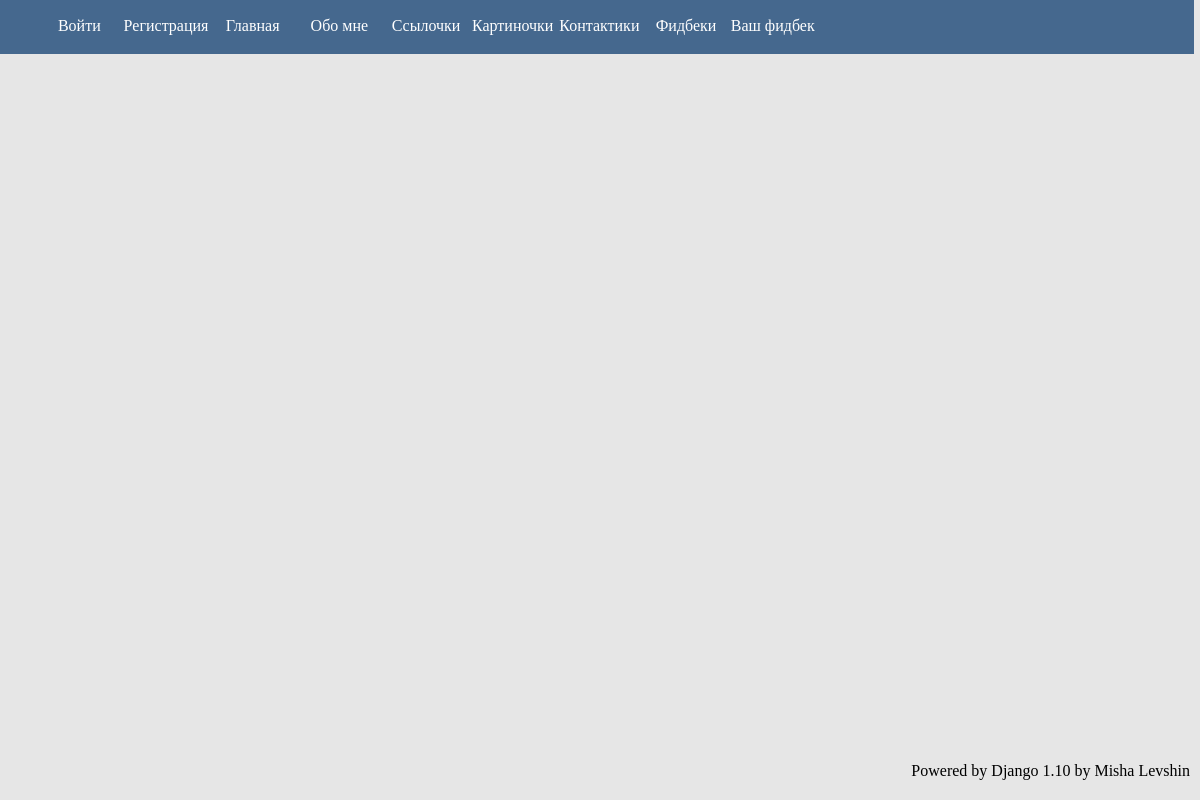
The app's page /feedbacks/, older data.
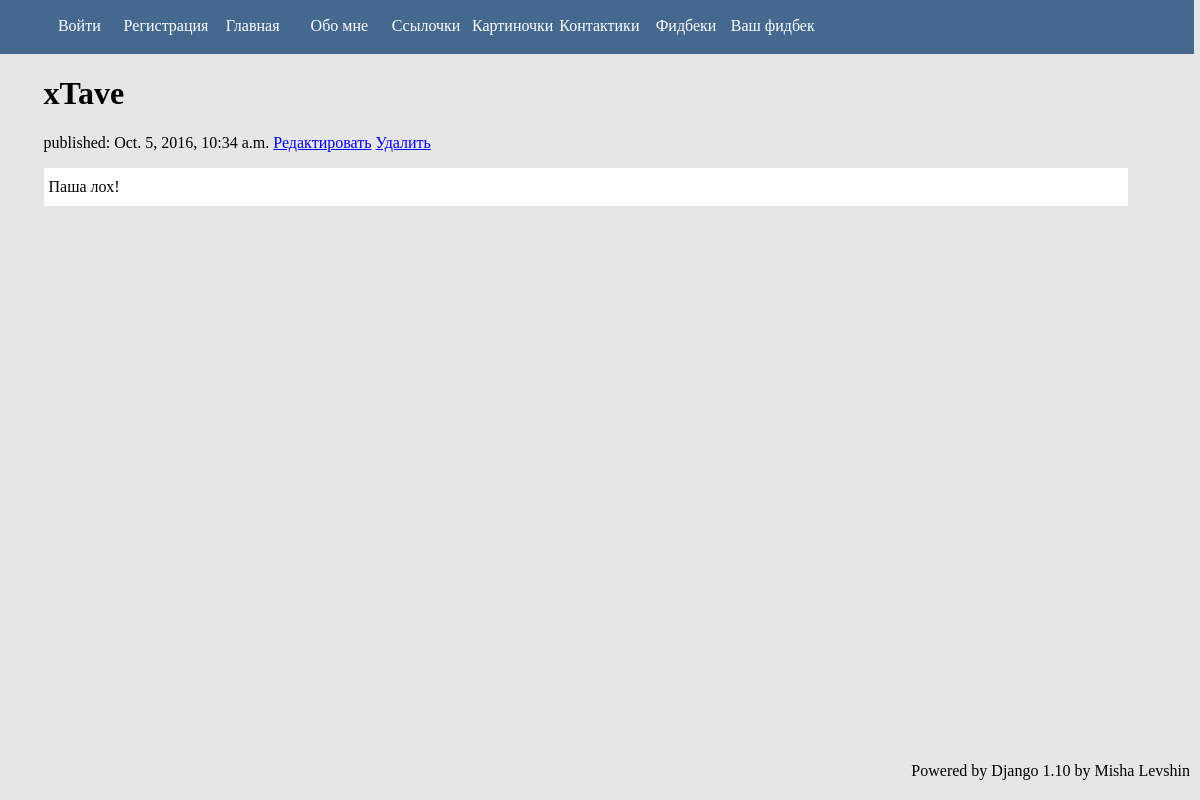
The same page, newer data.
### feedbacks/models.py (models this page shows, shortened)
class Feedback(models.Model):
    text = models.TextField(max_length=300)
    created_date = models.DateTimeField(default=timezone.now)
    published_date = models.DateTimeField(blank=True, null=True)
    author = models.ForeignKey(AUTH_USER_MODEL)

### extuser/models.py (models this page shows, shortened)
class ExtUser(AbstractBaseUser, PermissionsMixin):
    email = models.EmailField('Электронная почта', max_length=30, unique=True, db_index=True)
    avatar = models.ImageField('Аватар', blank=True, null=True, upload_to="user/avatar")
    register_date = models.DateField('Дата регистрации', auto_now_add=True)
    is_active = models.BooleanField('Активен', default=True)
    username = models.TextField('Имя Пользователя', unique=True, max_length=20)
    def __str__(self):
        return self.username
    USERNAME_FIELD = 'email'
    REQUIRED_FIELDS = []
    objects = UserManager()
    class Meta:
        verbose_name = 'Пользователь'
        verbose_name_plural = 'Пользователи'

### feedbacks/views.py (the view)
def feedback_main(request):
    feedbacks = Feedback.objects.filter(published_date__lte=timezone.now()).order_by('-published_date')
    return render(request, 'feedback_main.html', {"feedbacks": feedbacks, 'title': 'Гадости'})

### mysite/templates/feedback_main.html
{% extends 'base.html' %}
{% block content %}
    {% for feedback in feedbacks %}
        <h1 class="feedback_title">
            <span>{{ feedback.author }}</span>
        </h1>
            <span class="published">published: {{ feedback.published_date }}</span>
            <a href="{% url 'feedback_edit' pk=feedback.pk %}">Редактировать</a>
            <a href="{% url 'feedback_delete' pk=feedback.pk %}">Удалить</a>
        <p class="text">
            {{ feedback.text }}
        </p>
    {% endfor %}
{% endblock content %}

Row changes from the older to the newer data that the page shows:
added Feedback: author "xTave", published_date "Oct. 5, 2016, 10:34 a.m.", text "Паша лох!"
